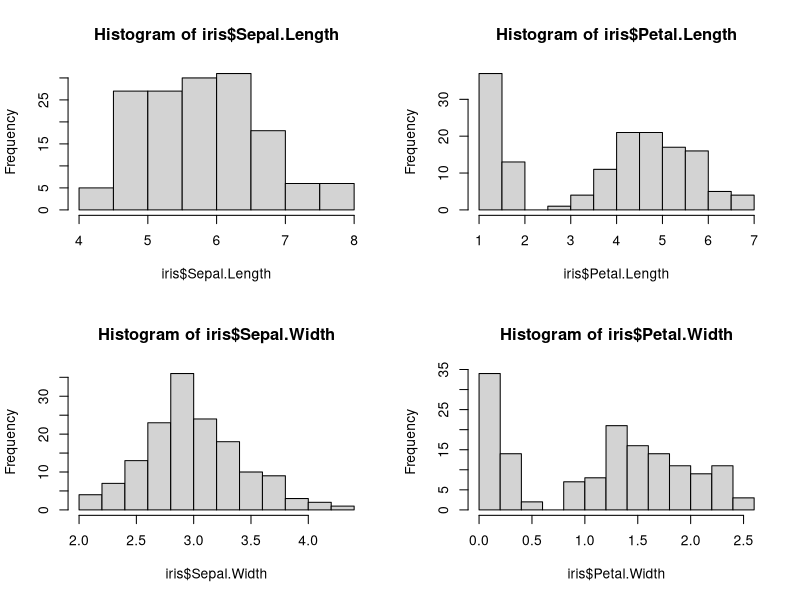
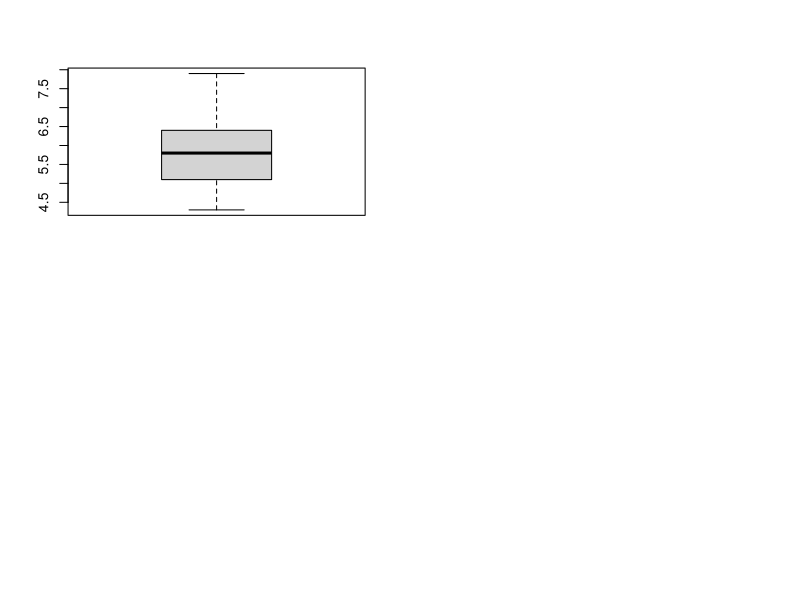

The R script that drew these images, in order:
## ---- chunk 1
par(mfrow = c(2,2)) # by rows
hist(iris$Sepal.Length)
hist(iris$Petal.Length)
hist(iris$Sepal.Width)
hist(iris$Petal.Width)
## ---- chunk 2
boxplot(iris$Sepal.Length)
